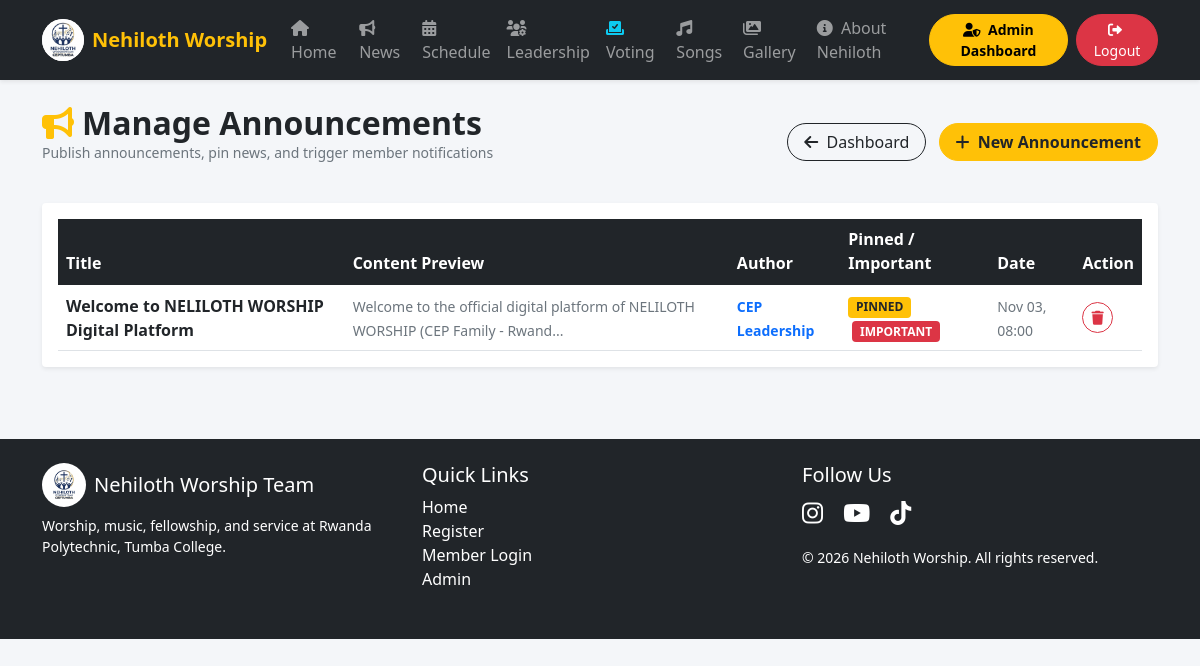
Before: /admin/manage_announcements.php (signed in) with the older database file.
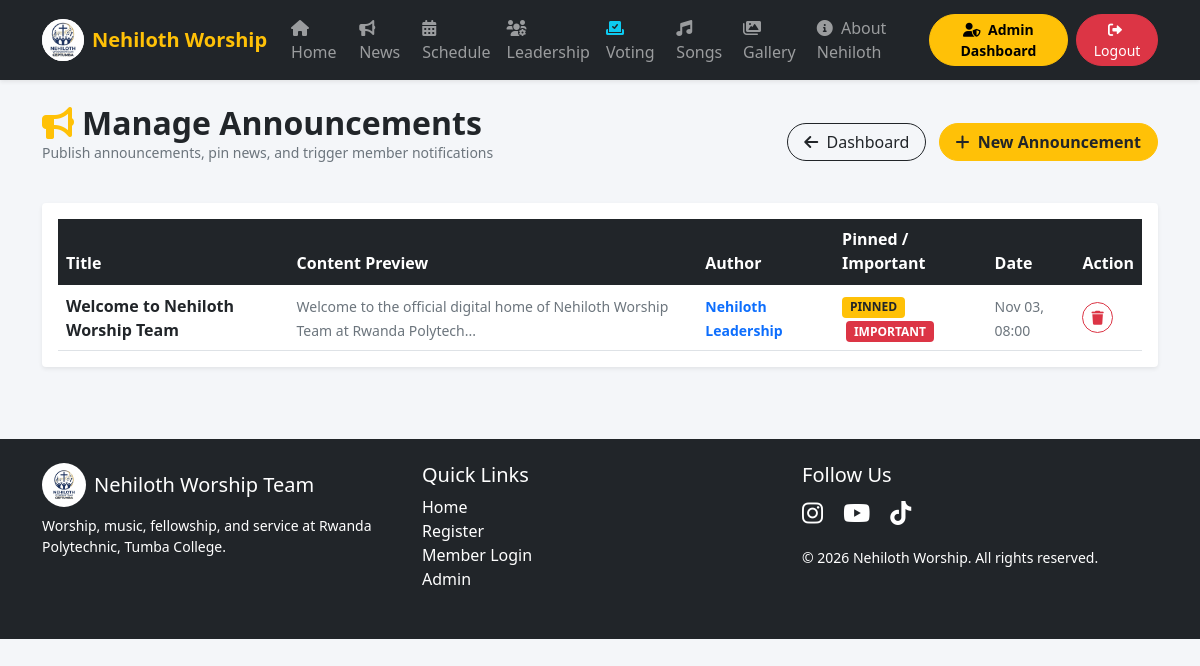
After: the same page with the newer database file.
### tables this page shows
CREATE TABLE IF NOT EXISTS announcements (
    id INT PRIMARY KEY AUTO_INCREMENT,
    title VARCHAR(255) NOT NULL,
    content TEXT NOT NULL,
    author_name VARCHAR(100) DEFAULT 'Nehiloth Leadership',
    image_url VARCHAR(255) NULL,
    is_pinned BOOLEAN DEFAULT FALSE,
    is_important BOOLEAN DEFAULT FALSE,
    created_at TIMESTAMP DEFAULT CURRENT_TIMESTAMP
);

### config/functions.php (called while the page is built, shortened)
<?php
function isMemberLoggedIn() { return isset($_SESSION["member_id"]); }
?>

### admin/manage_announcements.php (the view, shortened to what this page needs)
<?php
require_once "../config/functions.php";
$announcements = $pdo->query("SELECT * FROM announcements ORDER BY is_pinned DESC, created_at DESC")->fetchAll();
?>
<!DOCTYPE html>
<html lang="en">
<head>
    <link href="https://cdn.jsdelivr.net/npm/bootstrap@5.1.3/dist/css/bootstrap.min.css" rel="stylesheet">
    <link rel="stylesheet" href="https://cdnjs.cloudflare.com/ajax/libs/font-awesome/6.0.0/css/all.min.css">
</head>
<body>
<?php include "../navbar.php"; ?>
<div class="container py-4">
    <div class="d-flex justify-content-between align-items-center mb-4">
        <div>
            <h2 class="fw-bold text-dark mb-0"><i class="fas fa-bullhorn text-warning me-2"></i>Manage Announcements</h2>
            <p class="text-muted small">Publish announcements, pin news, and trigger member notifications</p>
        </div>
        <div>
            <a href="<?php echo isMemberLoggedIn() ? '../member/leadership_dashboard.php' : 'dashboard.php'; ?>" class="btn btn-outline-dark rounded-pill px-3"><i class="fas fa-arrow-left me-1"></i> Dashboard</a>
            <button class="btn btn-warning text-dark rounded-pill px-3 ms-2 fw-bold" data-bs-toggle="modal" data-bs-target="#addNewsModal">
                <i class="fas fa-plus me-1"></i> New Announcement
            </button>
        </div>
    </div>
    <div class="card border-0 shadow-sm rounded-4 bg-white p-3">
        <div class="table-responsive">
            <table class="table table-hover align-middle mb-0">
                <thead class="table-dark">
                    <tr>
                        <th>Title</th>
                        <th>Content Preview</th>
                        <th>Author</th>
                        <th>Pinned / Important</th>
                        <th>Date</th>
                        <th>Action</th>
                    </tr>
                </thead>
                <tbody>
                    <?php foreach ($announcements as $a): ?>
                        <tr>
                            <td><strong class="text-dark"><?php echo htmlspecialchars($a['title']); ?></strong></td>
                            <td><small class="text-muted"><?php echo htmlspecialchars(substr($a['content'], 0, 80)) . '...'; ?></small></td>
                            <td><small class="text-primary fw-bold"><?php echo htmlspecialchars($a['author_name']); ?></small></td>
                            <td>
                                <?php if ($a['is_pinned']): ?><span class="badge bg-warning text-dark">PINNED</span><?php endif; ?>
                                <?php if ($a['is_important']): ?><span class="badge bg-danger ms-1">IMPORTANT</span><?php endif; ?>
                            </td>
                            <td><small class="text-muted"><?php echo date('M d, H:i', strtotime($a['created_at'])); ?></small></td>
                            <td>
                                <form method="POST" class="d-inline" onsubmit="return confirm('Delete announcement?');">
                                    <button type="submit" class="btn btn-sm btn-outline-danger rounded-pill">
                                    <i class="fas fa-trash"></i>
                                    </button>
                                </form>
                            </td>
                        </tr>
                    <?php endforeach; ?>
                </tbody>
            </table>
        </div>
    </div>
</div>
<?php include "../footer.php"; ?>
</body>
</html>

Changed rows visible on the page:
changed announcements "Nov 03, 08:00": title "Welcome to NELILOTH WORSHIP Digital Platform" → "Welcome to Nehiloth Worship Team"; content "Welcome to the official digital platform of NELILOTH WORSHIP (CEP Family - Rwand" → "Welcome to the official digital home of Nehiloth Worship Team at Rwanda Polytech"; author_name "CEP Leadership" → "Nehiloth Leadership"
